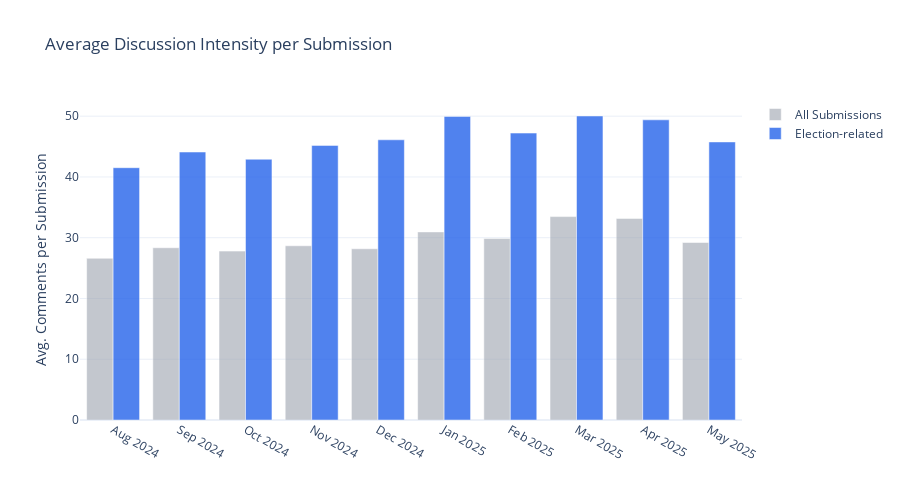

Write notebook code for a chart like this one.
### Markdown cell above
From this plot we can clearly see that topicality of elections increases as  time to elections reduces. We also see different spikes(e.g. Trump inauguration), which are expected as they increased political and elections debate.
We can also notice that comments have higher ratio, which could be explained by the fact that politics is more controverisial topic than cats dogs or canadian forests.

### Code cell
submissions_df['created_utc'] = pd.to_datetime(submissions_df['created_utc'], unit='s', errors='coerce')

submissions_df['is_election_related'] = submissions_df['id'].isin(election_submissions['id'])

monthly_total_avg = (
    submissions_df.groupby(pd.Grouper(key='created_utc', freq='M'))['num_comments']
    .mean()
    .rename('All Submissions')
)
monthly_election_avg = (
    submissions_df[submissions_df['is_election_related']]
    .groupby(pd.Grouper(key='created_utc', freq='M'))['num_comments']
    .mean()
    .rename('Election-related')
)

monthly_avg_comments = pd.concat([monthly_total_avg, monthly_election_avg], axis=1).fillna(0)

fig = go.Figure()
fig.add_trace(go.Bar(
    x=monthly_avg_comments.index.strftime('%b %Y'),
    y=monthly_avg_comments['All Submissions'],
    name='All Submissions',
    marker_color='#9CA3AF',
    opacity=0.6
))
fig.add_trace(go.Bar(
    x=monthly_avg_comments.index.strftime('%b %Y'),
    y=monthly_avg_comments['Election-related'],
    name='Election-related',
    marker_color='#2563EB',
    opacity=0.8
))
fig.update_layout(
    title='Average Discussion Intensity per Submission',
    xaxis_title='',
    yaxis_title='Avg. Comments per Submission',
    barmode='group',
    template='plotly_white',
    height=500,
    xaxis=dict(tickangle=30)
)
fig.show()

### Figure 1 — Plotly figure (JSON) as saved in the notebook; plotly's stock layout.template omitted (floating-point values rounded to 4 significant figures)
{"data": [{"marker": {"color": "#9CA3AF"}, "name": "All Submissions", "opacity": 0.6, "type": "bar", "x": ["Aug 2024", "Sep 2024", "Oct 2024", "Nov 2024", "Dec 2024", "Jan 2025", "Feb 2025", "Mar 2025", "Apr 2025", "May 2025"], "y": [26.62, 28.35, 27.79, 28.67, 28.18, 30.96, 29.87, 33.48, 33.17, 29.22]}, {"marker": {"color": "#2563EB"}, "name": "Election-related", "opacity": 0.8, "type": "bar", "x": ["Aug 2024", "Sep 2024", "Oct 2024", "Nov 2024", "Dec 2024", "Jan 2025", "Feb 2025", "Mar 2025", "Apr 2025", "May 2025"], "y": [41.52, 44.1, 42.91, 45.19, 46.11, 49.97, 47.22, 50.03, 49.4, 45.76]}], "layout": {"barmode": "group", "height": 500, "title": {"text": "Average Discussion Intensity per Submission"}, "xaxis": {"tickangle": 30, "title": {"text": ""}}, "yaxis": {"title": {"text": "Avg. Comments per Submission"}}}}
